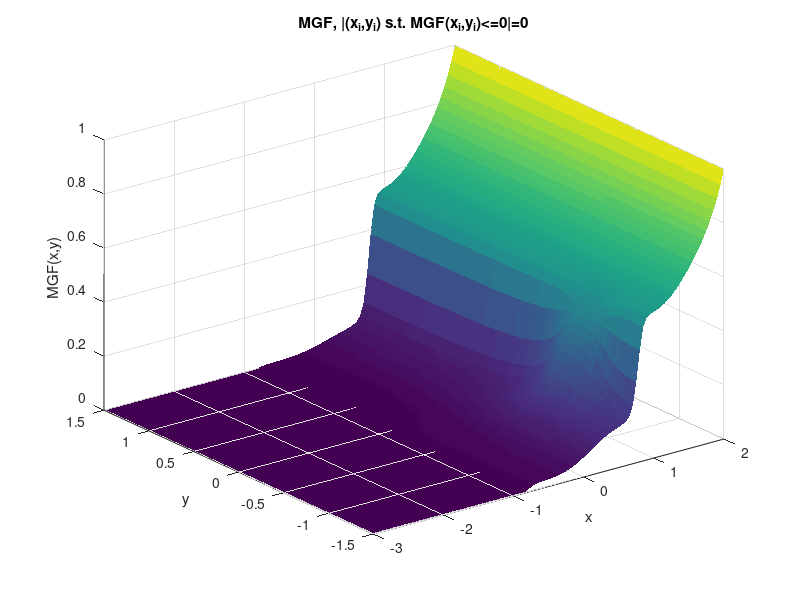
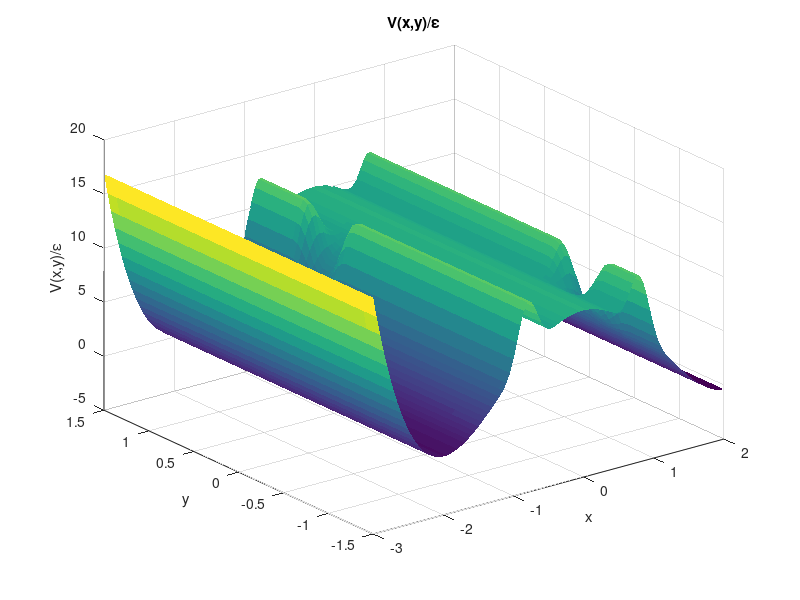
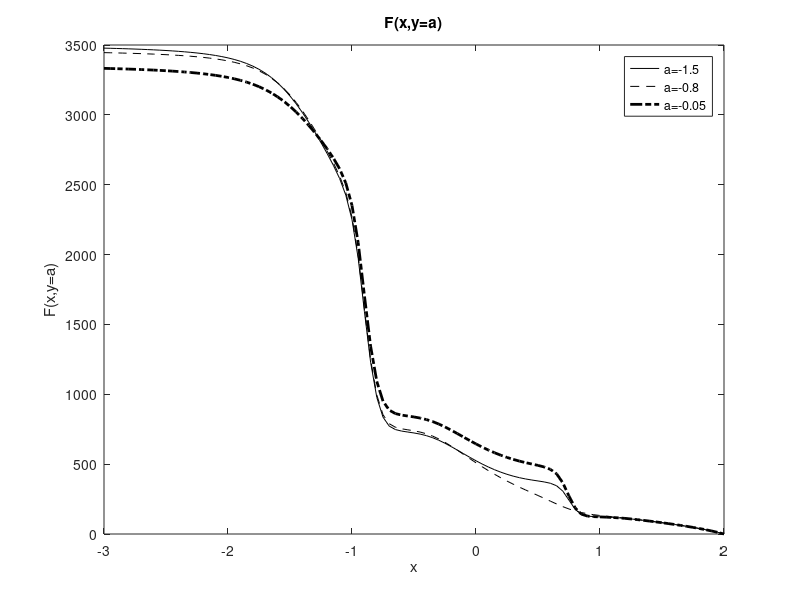
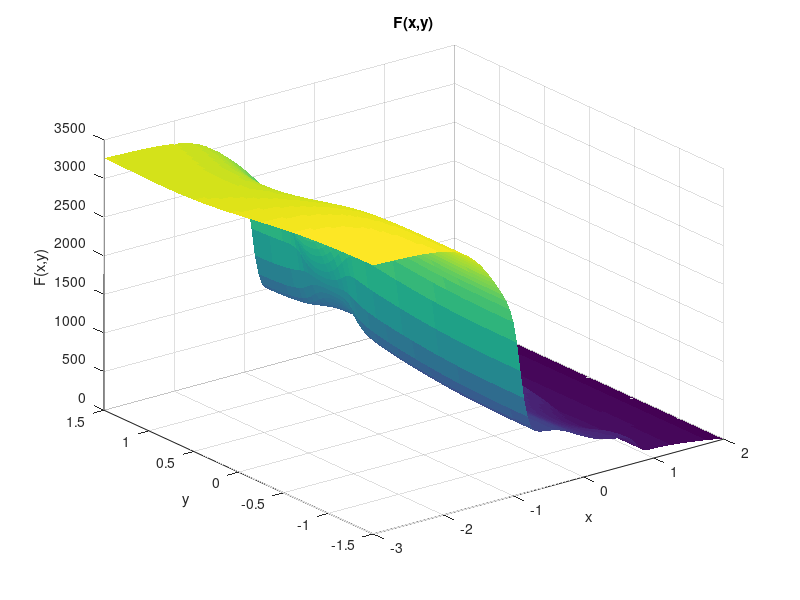

The MATLAB script that drew these images, in order:
clear 
clc
close all

%% Parameter sets that worked (no nonpositive values of MGF)
%% domain parameters fixed at L_BOUND=[-3.0 -1.5]; R_BOUND=[2.0 1.5]; 
%% discretisation parameters fixed at dx1=0.05; dx2=0.05
%% landscape parameters fixed at:
%%   c=2.0, a=0.8, w_peak_support=0.6; mult_const_inner=2.0; outer=2.0*innr
%%   htzw=0.1*pi, hwog=0.05; hwig=hwog; multconst1=0.65*epsi; g=0.2*epsi;
%%   multconst2=0.03*epsi; w_add_const=0.1

%% KEY PARAMETERS: (largest admissible value of sigma tried, given epsi)
%% sigma=0.0048, epsi=0.0005
%% sigma=0.009, epsi=0.001
%% sigma=0.015, epsi=0.002
%% sigma=0.037, epsi=0.004
% Warning: some pathological MFPT surfaces may result (e.g. sigma=0.0048)

dx1 = 0.05; dx2 = 0.05;
 
% boundaries of the square [L_BOUND(1) R_BOUND(1)]x[L_BOUND(2) R_BOUND(2)]
R_BOUND   = [2.0 1.5];        
L_BOUND   = [-3.0 -1.5];            

NO_GRIDPOINTS1  = ceil((R_BOUND(1)-L_BOUND(1))/dx1)+1;  
NO_GRIDPOINTS2  = ceil((R_BOUND(2)-L_BOUND(2))/dx2)+1;  
NO_GRIDPOINTS = NO_GRIDPOINTS1*NO_GRIDPOINTS2;
dx1 = (R_BOUND(1)-L_BOUND(1))/(NO_GRIDPOINTS1-1); % small correction
dx2 = (R_BOUND(2)-L_BOUND(2))/(NO_GRIDPOINTS2-1); 
dx = dx1*dx2;

%% DEFINE POTENTIAL

epsi=0.001;
c=2.0;
a=0.8;

%smaller values of w_peak_support -> more delta-like
w_peak_support=0.6; 
Ind_Set1=@(x)(1.0*gt(x,a-w_peak_support)).*...
    (1.0*lt(x,a+w_peak_support));
mult_const_inner=2.8;
%% Note: in the original, the 
%     ( cos(blah) + 1.0 )
% part was taken to the first power. We take it to the second power so that
% the potential is twice differentiable. If the potential is only once
% differentiable, then the second derivative is discontinuous, and we get a
% Gibbs phenomenon in solving the pde by finite differences later. This
% leads to negative values of the moment generating function, which is
% problematic.
wfun_inner=@(x)mult_const_inner*Ind_Set1(x).*...
    (cos((pi/w_peak_support)*(x-a))+1.0).^2;
% The price of additional regularity is more pain when it comes to defining
% the function in Matlab. 
gradwfun_inner=@(x)2.0*mult_const_inner*Ind_Set1(x).*...
    (-pi/w_peak_support).*sin((pi/w_peak_support)*(x-a)).*...
    (cos((pi/w_peak_support)*(x-a))+1.0);
lapwfun_inner=@(x)2.0*mult_const_inner*Ind_Set1(x).*...
    (-pi/w_peak_support)^2.*(...
    (sin((pi/w_peak_support)*(x-a))).^2-...
    (cos((pi/w_peak_support)*(x-a))).^2-...
    cos((pi/w_peak_support)*(x-a)));

Ind_Set2=@(x)(1.0*gt(x,-a-w_peak_support)).*...
    (1.0*lt(x,-a+w_peak_support));

mult_const_outer=1.0*mult_const_inner;

wfun_outer=@(x)mult_const_outer*Ind_Set2(x).*...
    (cos((pi/w_peak_support*(x+a)))+1.0).^(2);
gradwfun_outer=@(x)2.0*mult_const_outer*Ind_Set2(x).*...
    (-pi/w_peak_support).*sin((pi/w_peak_support)*(x+a)).*...
    (cos((pi/w_peak_support)*(x+a))+1.0);
lapwfun_outer=@(x)2.0*mult_const_outer*Ind_Set2(x).*...
    (-pi/w_peak_support)^2.*(...
    (sin((pi/w_peak_support)*(x+a))).^2-...
    (cos((pi/w_peak_support)*(x+a))).^2-...
    cos((pi/w_peak_support)*(x+a)));

x=L_BOUND(1):dx1:R_BOUND(1);

figure;
subplot(2,3,1)
plot(x,wfun_inner(x))
xlabel('x')
ylabel('wfun_i(x)')
title('Inner membrane function')
xlim([x(1) x(length(x))])

fd=(wfun_inner(x(3:length(x)))-wfun_inner(x(1:(length(x)-2))))/(2.0*dx1);
subplot(2,3,2)
plot(x,gradwfun_inner(x))
hold on
plot(x(2:(length(x)-1)),fd,'r--')
xlabel('x')
ylabel('grad wfun_i(x)')
title('Gradient, i.m.f.')
xlim([x(1) x(length(x))])

fd=(gradwfun_inner(x(3:length(x)))-...
    gradwfun_inner(x(1:(length(x)-2))))/(2.0*dx1);
subplot(2,3,3)
plot(x,lapwfun_inner(x))
hold on
plot(x(2:(length(x)-1)),fd,'r--')
xlabel('x')
ylabel('lap wfun_i(x)')
title('Laplacian, i.m.f')
xlim([x(1) x(length(x))])

subplot(2,3,4)
plot(x,wfun_outer(x))
xlabel('x')
ylabel('wfun_o(x)')
title('Outer membrane function')
xlim([x(1) x(length(x))])

fd=(wfun_outer(x(3:length(x)))-wfun_outer(x(1:(length(x)-2))))/(2.0*dx1);
subplot(2,3,5)
plot(x,gradwfun_outer(x))
hold on
plot(x(2:(length(x)-1)),fd,'r--')
xlabel('x')
ylabel('grad wfun_o(x)')
title('Gradient, o.m.f.')
xlim([x(1) x(length(x))])

fd=(gradwfun_outer(x(3:length(x)))-...
    gradwfun_outer(x(1:(length(x)-2))))/(2.0*dx1);
subplot(2,3,6)
plot(x,lapwfun_outer(x))
hold on
plot(x(2:(length(x)-1)),fd,'r--')
xlabel('x')
ylabel('lap wfun_o(x)')
title('Laplacian, o.m.f.')
xlim([x(1) x(length(x))])

%% boundaries
htzw=0.05*pi; % half transition zone width
twopi_by_tzw=pi/htzw;

% Note that outer gap is centred at y=0
ogloc=0.7;   % outer gap location (centre)

% outer gap left transition function. Note that we have also performed the
% modification below of taking the important bit to the second power.
og_ltf=@(y)(-(sin(twopi_by_tzw*((y-ogloc)+htzw))./twopi_by_tzw+...
    (y-ogloc))./(2.0*htzw).*...
    lt(y,ogloc).*gt((y-ogloc),-2.0*htzw));
% gradient of outer gap left transition function
grad_og_ltf=@(y)(-(cos(twopi_by_tzw*((y-ogloc)+htzw))+1.0)./(2.0*htzw).*...
    lt(y,ogloc).*gt((y-ogloc),-2.0*htzw));

% outer gap right transition function
og_rtf=@(y)((sin(twopi_by_tzw*((y-ogloc)-htzw))./twopi_by_tzw+...
    (y-ogloc))./(2.0*htzw).*...
    lt((y-ogloc),2.0*htzw).*gt(y,ogloc));
% gradient of outer gap right transition function
grad_og_rtf=@(y)((cos(twopi_by_tzw*((y-ogloc)-htzw))+1.0)./(2.0*htzw).*...
    lt((y-ogloc),2.0*htzw).*gt(y,ogloc));

% outer gap non transition zones
og_ntz=@(y)(1.0*le((y-ogloc),-2.0*htzw)+1.0*ge((y-ogloc),2.0*htzw));
% outer gap function
og=@(y)(og_ltf(y)+og_rtf(y)+og_ntz(y));    
% gradient of outer gap function
grad_og=@(y)(grad_og_ltf(y)+grad_og_rtf(y));

igloc=-0.9;   % inner gap location (centre) 
% inner gap left transition function
ig_ltf=@(y)(-(sin(twopi_by_tzw*((y-igloc)+htzw))./twopi_by_tzw+...
    (y-igloc))./(2.0*htzw).*...
    lt(y,igloc).*gt((y-igloc),-2.0*htzw));
% gradient of inner gap left transition function
grad_ig_ltf=@(y)(-(cos(twopi_by_tzw*((y-igloc)+htzw))+1.0)./(2.0*htzw).*...
    lt(y,igloc).*gt((y-igloc),-2.0*htzw));

% inner gap right transition function
ig_rtf=@(y)((sin(twopi_by_tzw*((y-igloc)-htzw))./twopi_by_tzw+...
    (y-igloc))./(2.0*htzw).*...
    lt((y-igloc),+2.0*htzw).*gt(y,igloc));
% gradient of inner gap right transition function
grad_ig_rtf=@(y)((cos(twopi_by_tzw*((y-igloc)-htzw))+1.0)./(2.0*htzw).*...
    lt((y-igloc),2.0*htzw).*gt(y,igloc));

% inner gap non transition zones
ig_ntz=@(y)(1.0*le((y-igloc),-2.0*htzw)+1.0*ge((y-igloc),2.0*htzw));
% inner gap function
ig=@(y)(ig_ltf(y)+ig_rtf(y)+ig_ntz(y));  
% gradient of inner gap function
grad_ig=@(y)(grad_ig_ltf(y)+grad_ig_rtf(y));

% figure(73);
% subplot(2,2,1)
% plot(x,ig(x))
% xlabel('y')
% ylabel('ig(y)')
% title('Inner gap function')
% xlim([x(1) x(length(x))])
% 
% subplot(2,2,2)
% plot(x,grad_ig(x))
% xlabel('y')
% ylabel('grad ig(y)')
% title('Gradient, i.g.f.')
% xlim([x(1) x(length(x))])
% 
% subplot(2,2,3)
% plot(x,og(x))
% xlabel('y')
% ylabel('og(y)')
% title('Outer gap function')
% xlim([x(1) x(length(x))])
% 
% subplot(2,2,4)
% plot(x,grad_og(x))
% xlabel('y')
% ylabel('grad og(y)')
% title('Gradient, o.g.f.')
% xlim([x(1) x(length(x))])

%% POTENTIAL
[X,Y]=meshgrid(x,x);

% larger values of multconst1 make the energetic barrier between 
% [outside membrane] and [inside membrane] larger
multconst1=0.65*epsi; 
% larger values of g will drive the system to the right
g=0.2*epsi; 
% larger values of multconst2 just make the height of the barriers that
% make up the external and internal boundaries larger. The value of
% multconst2 should be large enough to ensure that virtually all 
% transitions from [outside membrane] to [inside membrane] occur via the 
% channel. However, excessively high values of multconst2 lead to extreme
% Gibbs phenomena of the moment gen. funct. at the external membrane, which
% may lead to negative values. 
multconst2=0.04*epsi;
% quad_y_mult_const scales the quadratic-in-y part of the potential
w_add_const=0.1;

%% Parameter sets where all values of the moment gen. funct. strictly +ve:
% multconst1=0.3*epsi, g=0.2*epsi; multconst2=0.01*epsi; w_add_const=0.1;
% same as above, except multconst2=0.02*epsi up to 0.055*epsi; 
% for multconst2=0.06*epsi, there are 16 points for which MGF<=0.

% multconst1=0.5*epsi, g=0.2*epsi; multconst2=0.055*epsi; w_add_const=0.1
% yielded 34 bad points at which MGF <=0
% same parameter set as above but multconst1=0.4*epsi yielded 0 bad points

% multconst1=0.6*epsi, g=0.2*epsi; multconst2=0.05epsi; w_add_const=0.1
% yielded 34 bad points at which MGF <=0
% same parameter set as above but multconst2=0.045*epsi yielded 38 bad pts
% same parameter set as above but multconst2=0.04*epsi yielded 38 bad pts
% same parameter set as above but multconst2=0.03*epsi yielded 0 bad pts

% multconst1=0.7*epsi, g=0.2*epsi; multconst2=0.05epsi; w_add_const=0.1
% yielded 34 bad points at which MGF <=0

% Define the potential and its gradient
Pot=@(x,y)(multconst1.*(x.^2-c^2).^2-g.*x+...
    multconst2.*(w_add_const.*(y.^2)+...
    (wfun_inner(x).^2).*ig(y)+(wfun_outer(x).^2).*og(y)));
gradPot=@(x,y)[(4.0*multconst1).*(x.^2-c^2).*x-g+...
    (2.0*multconst2)*(wfun_inner(x).*gradwfun_inner(x).*ig(y)+...
    wfun_outer(x).*gradwfun_outer(x).*og(y));...
    multconst2.*(2.0.*w_add_const.*y+(wfun_inner(x).^2).*grad_ig(y)+...
    (wfun_outer(x).^2).*grad_og(y))];

dPot_dx=@(x,y)((4.0*multconst1).*(x.^2-c^2).*x-g.*ones(size(x))+...
    (2.0*multconst2).*(wfun_inner(x).*gradwfun_inner(x).*ig(y)+...
    wfun_outer(x).*gradwfun_outer(x).*og(y)));
dPot_dy=@(x,y)(multconst2*((2.0*w_add_const).*y+...
    ((wfun_inner(x)).^2).*grad_ig(y)+...
    ((wfun_outer(x)).^2).*grad_og(y)));

minV_y_eq_0=min(Pot(x,0.0));
% figure(1);clf
% surf(X,Y,Pot(X,Y)/epsi,'Linestyle','none')
% title('Potential')
% xlabel('x')
% ylabel('y')
% zlabel('V(x,y)/\epsilon')

% figure(2);clf
% surf(X,Y,dPot_dx(X,Y),'Linestyle','none')
% title('x-derivative of Potential')
% xlabel('x')
% ylabel('y')
% zlabel('dV(x,y)/dx')
% 
% figure(3);clf
% surf(X,Y,dPot_dy(X,Y),'Linestyle','none')
% title('y-derivative of Potential')
% xlabel('x')
% ylabel('y')
% zlabel('dV(x,y)/dy')

figure(71);
subplot(2,2,1)
surf(X,Y,Pot(X,Y),'Linestyle','none'),view(-30,45)
title('Potential energy surface')
xlabel('x')
ylabel('y')
zlabel('V(x,y)')
xlim([x(1) x(length(x))])
ylim([x(1) x(length(x))])

subplot(2,2,2)
surf(X,Y,Pot(X,Y),'Linestyle','none'),view(0,90)
title('Potential energy surface')
xlabel('x')
ylabel('y')
zlabel('V(x,y)')
xlim([x(1) x(length(x))])
ylim([x(1) x(length(x))])

subplot(2,2,3)
plot(x,(Pot(x,0.0)-minV_y_eq_0)/epsi,'b')
xlabel('x')
ylabel('\epsilon^{-1}V(x,y)')
title('\epsilon^{-1}V(x,y=0.0) as a function of x')
xlim([x(1) x(length(x))])

xlb=-2.0;
xrb=2.0;
subplot(2,2,4)
plot(x,(Pot(xlb,x)-minV_y_eq_0)/epsi,'k-',...
    x,(Pot(0.0,x)-minV_y_eq_0)/epsi,'k--',...
    x,(Pot(xrb,x)-minV_y_eq_0)/epsi,'k-.',...
    x,(Pot(-a,x)-minV_y_eq_0)/epsi,'r-',...
    x,(Pot(a,x)-minV_y_eq_0)/epsi,'r--',...
    'Linewidth',2.0)
legend(['a=',num2str(xlb)],'a=0.0',['a=',num2str(xrb)],...
    'a=ext','a=int','Location','Best')
xlabel('y')
ylabel('\epsilon^{-1}V(x,y)')
xlim([x(1) x(length(x))])
title('\epsilon^{-1}V(x=a,y) as a function of y')

clear X Y x

%%%%%%%%%%%%%%%%%%%%%%%%%%%  discretize infinitisimal generator  %%%%%%%%%%%%%%%%%%%%%%%%%%%%%

[x1 x2]  = meshgrid((L_BOUND(1):dx1:R_BOUND(1)),(L_BOUND(2):dx2:R_BOUND(2)));
dx  = dx1*dx2;

% reshape the matrices x1 and x2 into row vectors of length NO_GRIDPOINTS,
% stack them together to form a 2 by NO_GRIDPOINTS matrix, then take the
% transpose to get a NO_GRIDPOINTS by 2 matrix
x   = [reshape(x1,1,NO_GRIDPOINTS);reshape(x2,1,NO_GRIDPOINTS)]';

tic;
fprintf('   compute inf. generator               = ');

%L is a NO_GRIDPOINTS by NO_GRIDPOINTS matrix with 5*NO_GRIDPOINTS nonzero
%entries
L = sparse([],[],0,NO_GRIDPOINTS,NO_GRIDPOINTS,5*NO_GRIDPOINTS); 

% all this scaling stuff is for the Langevin equation, I presume
weightL1 = epsi; 
weightL2 = epsi;

 % will be used to make 2d laplacian
 laplace1 = [1 -2 1]/dx1^2; laplace2 = [1 -2 1]/dx2^2; 
 % will be used to make 2d gradient
 grad1 = [-1 0 1]/(2*dx1); grad2 = [-1 0 1]/(2*dx2); 
 
 for index1=[2:NO_GRIDPOINTS1-1]
    for index2=[2:NO_GRIDPOINTS2-1]
        % 2-vector
        x12 = [x1(index2,index1); x2(index2,index1)]; 
        % evaluate the gradient of potential
        dPot = gradPot(x12(1),x12(2)); 
	
        % row index (1-vector)
        rows = NO_GRIDPOINTS2*(index1-1)+index2; 
        % column indices (3-vector)
        columns = NO_GRIDPOINTS2*([index1-1 index1 index1+1]-1)+index2; 
        % populate the matrix L
        L(rows,columns) = L(rows,columns) + [weightL1*laplace1-dPot(1)*grad1] ;
        
        % the command below does not yield the same result as the command
        % some lines above. 
        columns = NO_GRIDPOINTS2*(index1-1)+[index2-1 index2 index2+1];
        L(rows,columns) = L(rows,columns) + [weightL2*laplace2-dPot(2)*grad2] ;       
    end;
 end;
 % The two L(rows,columns)= blah lines just fill up the infinitesimal
 % generator. The two columns commands matter because we have to encode a
 % partial differential operator on a two-dimensional space into a matrix

 %%%%%%%%%%%%%%%%%%%%%%%%%%%%%% start: boundary conditions %%%%%%%%%%%%%%%%%%%%%%%%%%%%
 
 % These appear to be Neumann boundary conditions with right
 % hand side equal to zero, i.e. no flux conditions. They are certainly not
 % Dirichlet boundary conditions.
 
 % bottom left corner of square domain
 for index1=[1]
     laplace1 = [-1 1]/dx1^2; grad1 = [-1 1]/(2*dx1);
     for index2=[1]
	laplace2 = [-1 1]/dx2^2; grad2 = [-1 1]/(2*dx2); 
	x12 = [x1(index2,index1); x2(index2,index1)];
	dPot = gradPot(x12(1),x12(2)); 
	
	rows = NO_GRIDPOINTS2*(index1-1)+index2;
        columns = NO_GRIDPOINTS2*([index1 index1+1]-1)+index2;
	L(rows,columns) = L(rows,columns) + [weightL1*laplace1-dPot(1)*grad1] ;
        
	rows = NO_GRIDPOINTS2*(index1-1)+index2;
	columns = NO_GRIDPOINTS2*(index1-1)+[index2 index2+1];
	L(rows,columns) = L(rows,columns) + [weightL2*laplace2-dPot(2)*grad2] ;
        
    end;
 end;

 % bottom edge minus corners
 for index1=[1]
     laplace1 = [-1 1]/dx1^2; grad1 = [-1 1]/(2*dx1);
    for index2=[2:NO_GRIDPOINTS2-1]
        laplace2 = [1 -2 1]/dx2^2; grad2 = [-1 0 1]/(2*dx2); 
	x12 = [x1(index2,index1); x2(index2,index1)];
	dPot = gradPot(x12(1),x12(2)); 
	
	rows = NO_GRIDPOINTS2*(index1-1)+index2;
        columns = NO_GRIDPOINTS2*([index1 index1+1]-1)+index2;
	L(rows,columns) = L(rows,columns) + [weightL1*laplace1-dPot(1)*grad1] ;
        
	rows = NO_GRIDPOINTS2*(index1-1)+index2;
	columns = NO_GRIDPOINTS2*(index1-1)+[index2-1 index2 index2+1];
	L(rows,columns) = L(rows,columns) + [weightL2*laplace2-dPot(2)*grad2] ;
        
    end;
 end;

 % bottom right corner
 for index1=[1]
     laplace1 = [-1 1]/dx1^2; grad1 = [-1 1]/(2*dx1);
    for index2=[NO_GRIDPOINTS2]
        laplace2 = [1 -1]/dx2^2; grad2 = [-1 1]/(2*dx2); 
	x12 = [x1(index2,index1); x2(index2,index1)];
	dPot = gradPot(x12(1),x12(2)); 
	
	rows = NO_GRIDPOINTS2*(index1-1)+index2;
        columns = NO_GRIDPOINTS2*([index1 index1+1]-1)+index2;
	L(rows,columns) = L(rows,columns) + [weightL1*laplace1-dPot(1)*grad1] ;
        
	rows = NO_GRIDPOINTS2*(index1-1)+index2;
	columns = NO_GRIDPOINTS2*(index1-1)+[index2-1 index2];
	L(rows,columns) = L(rows,columns) + [weightL2*laplace2-dPot(2)*grad2] ;
        
    end;
 end;

 % right edge minus corners
 for index1=[2:NO_GRIDPOINTS1-1]
    laplace1 = [1 -2 1]/dx1^2; grad1 = [-1 0 1]/(2*dx1); 
    for index2=[NO_GRIDPOINTS2]
        laplace2 = [1 -1]/dx2^2; grad2 = [-1 1]/(2*dx2); 
	x12 = [x1(index2,index1); x2(index2,index1)];
	dPot = gradPot(x12(1),x12(2)); 
	
	rows = NO_GRIDPOINTS2*(index1-1)+index2;
        columns = NO_GRIDPOINTS2*([index1-1 index1 index1+1]-1)+index2;
	L(rows,columns) = L(rows,columns) + [weightL1*laplace1-dPot(1)*grad1] ;
        
	rows = NO_GRIDPOINTS2*(index1-1)+index2;
	columns = NO_GRIDPOINTS2*(index1-1)+[index2-1 index2];
	L(rows,columns) = L(rows,columns) + [weightL2*laplace2-dPot(2)*grad2] ;
        
    end;
 end;

 % top right corner
 for index1=[NO_GRIDPOINTS1]
    laplace1 = [1 -1]/dx1^2; grad1 = [-1 1]/(2*dx1); 
    for index2=[NO_GRIDPOINTS2]
        laplace2 = [1 -1]/dx2^2; grad2 = [-1 1]/(2*dx2); 
	x12 = [x1(index2,index1); x2(index2,index1)];
	dPot = gradPot(x12(1),x12(2)); 
	
	rows = NO_GRIDPOINTS2*(index1-1)+index2;
        columns = NO_GRIDPOINTS2*([index1-1 index1]-1)+index2;
	L(rows,columns) = L(rows,columns) + [weightL1*laplace1-dPot(1)*grad1] ;
        
	rows = NO_GRIDPOINTS2*(index1-1)+index2;
	columns = NO_GRIDPOINTS2*(index1-1)+[index2-1 index2];
	L(rows,columns) = L(rows,columns) + [weightL2*laplace2-dPot(2)*grad2] ;
        
    end;
 end;

 % top edge minus corners
 for index1=[NO_GRIDPOINTS1]
    laplace1 = [1 -1]/dx1^2; grad1 = [-1 1]/(2*dx1); 
    for index2=[2:NO_GRIDPOINTS2-1]
        laplace2 = [1 -2 1]/dx2^2; grad2 = [-1 0 1]/(2*dx2); 
	x12 = [x1(index2,index1); x2(index2,index1)];
	dPot = gradPot(x12(1),x12(2)); 
	
	rows = NO_GRIDPOINTS2*(index1-1)+index2;
        columns = NO_GRIDPOINTS2*([index1-1 index1]-1)+index2;
	L(rows,columns) = L(rows,columns) + [weightL1*laplace1-dPot(1)*grad1] ;
        
	rows = NO_GRIDPOINTS2*(index1-1)+index2;
	columns = NO_GRIDPOINTS2*(index1-1)+[index2-1 index2 index2+1];
	L(rows,columns) = L(rows,columns) + [weightL2*laplace2-dPot(2)*grad2] ;
        
    end;
 end;

 % top left corner
 for index1=[NO_GRIDPOINTS1]
    laplace1 = [1 -1]/dx1^2; grad1 = [-1 1]/(2*dx1); 
    for index2=[1]
        laplace2 = [-1 1]/dx2^2; grad2 = [-1 1]/(2*dx2); 
	x12 = [x1(index2,index1); x2(index2,index1)];
	dPot = gradPot(x12(1),x12(2)); 
	
	rows = NO_GRIDPOINTS2*(index1-1)+index2;
        columns = NO_GRIDPOINTS2*([index1-1 index1]-1)+index2;
	L(rows,columns) = L(rows,columns) + [weightL1*laplace1-dPot(1)*grad1] ;
        
	rows = NO_GRIDPOINTS2*(index1-1)+index2;
	columns = NO_GRIDPOINTS2*(index1-1)+[index2 index2+1];
	L(rows,columns) = L(rows,columns) + [weightL2*laplace2-dPot(2)*grad2] ;
        
    end;
 end;

 % left edge minus corners
 for index1=[2:NO_GRIDPOINTS1-1]
    laplace1 = [1 -2 1]/dx1^2; grad1 = [-1 0 1]/(2*dx1); 
    for index2=[1]
        laplace2 = [-1 1]/dx2^2; grad2 = [-1 1]/(2*dx2); 
	x12 = [x1(index2,index1); x2(index2,index1)];
	dPot = gradPot(x12(1),x12(2)); 
	
	rows = NO_GRIDPOINTS2*(index1-1)+index2;
        columns = NO_GRIDPOINTS2*([index1-1 index1 index1+1]-1)+index2;
	L(rows,columns) = L(rows,columns) + [weightL1*laplace1-dPot(1)*grad1] ;
        
	rows = NO_GRIDPOINTS2*(index1-1)+index2;
	columns = NO_GRIDPOINTS2*(index1-1)+[index2 index2+1];
	L(rows,columns) = L(rows,columns) + [weightL2*laplace2-dPot(2)*grad2] ;
        
    end;
 end;

 %%%%%%%%%%%%%%%%%%%%%%%%%% end:  boundary conditions  %%%%%%%%%%%%%%%%%%%%%

 %_____ force A to have row sum equal to zero! 
 %_____ rowSum = full(sum(A'));
 % figure(4); s=full(sum(A')); plot(s(1:NO_GRIDPOINTS)); title([DYNAMIC]);

 time = toc; minutes = floor(time/60); seconds = round(time-60*minutes);
 fprintf('%d min %2d sec\n', minutes, seconds);
 
%  %% Invariant density
%  
%  options.disp  = 0;  % display no during iteration
%  options.issym = 1;  % matrix symmetric?
%  no_lEV = 3;
%  
%  tic;
%  fprintf('   solve for LEFT eigenfunctions        = ');
%  lEV = zeros(NO_GRIDPOINTS,no_lEV); 
%  [lEV,ew] = eigs(L',no_lEV,'sm',options);  % 'sm' = ev smallest in magnitude
%  EW = diag(ew); 
%  
%  time = toc; minutes = floor(time/60); seconds = round(time-60*minutes);
%  fprintf('%d min %2d sec\n', minutes, seconds);
% 
%  invDensity = lEV(:,1);
%  invDensity = invDensity/(sum(invDensity)*dx);
% 
%  canDensity = exp(-Pot(x(:,1),x(:,2))/epsi);
%  Z=sum(canDensity)*dx;
%  canDensity=canDensity/Z;
%  
%  maxValue = max(max(invDensity),max(canDensity));
%  
%  L1_dev = sum(abs( invDensity - canDensity )*dx);
%  fprintf('   L1 norm error between inv. densities = %.2e \n',L1_dev);
%  
% figure;
% subplot(2,2,1)
% surf(x1,x2,reshape(Pot(x(:,1),x(:,2)),NO_GRIDPOINTS2,NO_GRIDPOINTS1),'Linestyle','none');
% title('Potential')
% 
% subplot(2,2,2)
% surf(x1,x2,reshape(canDensity,NO_GRIDPOINTS2,NO_GRIDPOINTS1),'Linestyle','none');                 
% title('Canonical density')

%% First mean passage time
deadset_idcs=find(x(:,1)>=2.0);
deadset=x(deadset_idcs,:);

aliveset_idcs=find(x(:,1)<2.0);
aliveset=x(aliveset_idcs,:);

% deadset_idcs=vertcat(find(x(:,1)==R_BOUND(1) & x(:,2)<R_BOUND(2)),...
%     find(x(:,1)>L_BOUND(1)& x(:,2)==R_BOUND(2)),...
%     find(x(:,1)==L_BOUND(1) & x(:,2)>L_BOUND(2)),...
%     find(x(:,1)<R_BOUND(1)& x(:,2)==L_BOUND(2)));
% deadset=x(deadset_idcs,:);
% 
% aliveset_idcs=find((x(:,1)<R_BOUND(1)&x(:,1)>L_BOUND(1))&...
%     (x(:,2)<R_BOUND(2) & x(:,2)>L_BOUND(2)));
% aliveset=x(aliveset_idcs,:);

%the running cost function is f(x)=1.0 (the lt(z1,3.0) is included in order
%to enforce dependence on the state in some way. It could be replaced with
%any other suitable function of z1 or z2
rnngcostfunk=@(z1,z2)(1.0*lt(z1,3.0)); 
f=rnngcostfunk(aliveset(:,1),aliveset(:,2));

% the terminal cost function is g(x)=0.0. The multiplication with z1 is
% again merely to enforce dependence on the state, and can be replaced with
% any other suitable function of z1 or z2
tmnlcostfunk=@(z1,z2)(0.0*z1);
g=tmnlcostfunk(deadset(:,1),deadset(:,2));

% Create psi(x)=E^x[exp(-sigma W)]
psi1=ones(NO_GRIDPOINTS,1);

%% Warning: If sigma is too large, then the result will not be meaningful
% sigma=0.01 worked
sigma1=0.005;
% Calculate values of psi over killing set
psi1(deadset_idcs)=exp(-sigma1*g);

%% Solve PDE over aliveset, since we do not know the values of psi here
L_aliveset=L(aliveset_idcs,aliveset_idcs);
psi1(aliveset_idcs)=(L_aliveset-sigma1*diag(f))\...
    (-L(aliveset_idcs,deadset_idcs)*psi1(deadset_idcs));

figure(1);clf
surf(x1,x2,reshape(psi1,NO_GRIDPOINTS2,NO_GRIDPOINTS1),'Linestyle','none')
title(['MGF, |{(x_i,y_i) s.t. MGF(x_i,y_i)<=0}|=',num2str(length(find(psi1<=0)))])
xlabel('x')
ylabel('y')
zlabel('MGF(x,y)')

figure(2);clf
surf(x1,x2,reshape(Pot(x1,x2)/epsi,NO_GRIDPOINTS2,NO_GRIDPOINTS1),'Linestyle','none')
title('V(x,y)/\epsilon')
xlabel('x')
ylabel('y')
zlabel('V(x,y)/\epsilon')

if(isequal(length(find(psi1<=0)),0))
    F1=-log(psi1)/sigma1;
    F1_reshaped=reshape(F1,NO_GRIDPOINTS2,NO_GRIDPOINTS1);
    figure(3);clf
    plot(x1(1,:),F1_reshaped(1,:),'k-',x1(1,:),F1_reshaped(15,:),'k--',...
        x1(1,:),F1_reshaped(30,:),'k-.','Linewidth',2)
    xlabel('x')
    xlim([x1(1,1) x1(1,NO_GRIDPOINTS1)])
    legend(['a=',num2str(x2(1,1))],['a=',num2str(x2(15,1))],...
        ['a=',num2str(x2(30,1))])
    ylabel('F(x,y=a)')
    title('F(x,y=a)')

    figure(4);clf
    surf(x1,x2,reshape(F1,NO_GRIDPOINTS2,NO_GRIDPOINTS1),'Linestyle','none')
    title('F(x,y)')
    xlabel('x')
    ylabel('y')
    zlabel('F(x,y)')

    psi2=zeros(size(psi1));
    sigma2=(1.0-sigma1)*sigma1;
    psi2(deadset_idcs)=exp(-sigma2*g);
    psi2(aliveset_idcs)=(L_aliveset-sigma2*diag(f))\...
        (-L(aliveset_idcs,deadset_idcs)*psi2(deadset_idcs));
    F2=-log(psi2)/sigma2;
    MFPT=-(F1-F2)./sigma1^2;
    
    figure(5);clf
    surf(x1,x2,reshape(MFPT,NO_GRIDPOINTS2,NO_GRIDPOINTS1),'Linestyle','none')
    title('MFPT(x,y)')
    xlabel('x')
    ylabel('y')
    zlabel('MFPT(x,y)')
    
    
    dF1_dx=(F1_reshaped(2:(NO_GRIDPOINTS2-1),3:NO_GRIDPOINTS1)-...
        F1_reshaped(2:(NO_GRIDPOINTS2-1),1:(NO_GRIDPOINTS1-2)))/(2.0*dx1);
    dF1_dy=(F1_reshaped(3:NO_GRIDPOINTS2,2:(NO_GRIDPOINTS1-1))-...
        F1_reshaped(1:(NO_GRIDPOINTS2-2),2:(NO_GRIDPOINTS1-1)))/(2.0*dx2);
    
    figure(6);clf
    surf(x1(2:(NO_GRIDPOINTS2-1),(2:NO_GRIDPOINTS1-1)),...
        x2(2:(NO_GRIDPOINTS2-1),(2:NO_GRIDPOINTS1-1)),...
        -2.0*epsi*sigma1*dF1_dx,'Linestyle','none')
    title('Opt. ctrl, x-component')
    xlabel('x')
    ylabel('y')
    zlabel('copt(x,y), x-component')
    
    figure(7);clf
    surf(x1(2:(NO_GRIDPOINTS2-1),(2:NO_GRIDPOINTS1-1)),...
        x2(2:(NO_GRIDPOINTS2-1),(2:NO_GRIDPOINTS1-1)),...
        -2.0*epsi*sigma1*dF1_dy,'Linestyle','none')
    title('Opt. ctrl, y-component')
    xlabel('x')
    ylabel('y')
    zlabel('copt(x,y), y-component')
    
    int_x=reshape(x1(2:(NO_GRIDPOINTS2-1),(2:NO_GRIDPOINTS1-1)),...
        (NO_GRIDPOINTS2-2)*(NO_GRIDPOINTS1-2),1);
    int_y=reshape(x2(2:(NO_GRIDPOINTS2-1),(2:NO_GRIDPOINTS1-1)),...
        (NO_GRIDPOINTS2-2)*(NO_GRIDPOINTS1-2),1);
    dPot_dx_int=dPot_dx(int_x,int_y);
    dPot_dy_int=dPot_dy(int_x,int_y);
    dPot_dx_int_resh=reshape(dPot_dx_int,NO_GRIDPOINTS2-2,NO_GRIDPOINTS1-2);
    dPot_dy_int_resh=reshape(dPot_dy_int,NO_GRIDPOINTS2-2,NO_GRIDPOINTS1-2);
    
    figure(8);clf
    surf(x1(2:(NO_GRIDPOINTS2-1),(2:NO_GRIDPOINTS1-1)),...
        x2(2:(NO_GRIDPOINTS2-1),(2:NO_GRIDPOINTS1-1)),...
        -2.0*epsi*sigma1*dF1_dx-dPot_dx_int_resh,'Linestyle','none')
    title('gradient of opt. tilted potential, x-component')
    xlabel('x')
    ylabel('y')
    zlabel('grad. opt. tilt. pot(x,y), x-component')    
    
    figure(9);clf
    surf(x1(2:(NO_GRIDPOINTS2-1),(2:NO_GRIDPOINTS1-1)),...
        x2(2:(NO_GRIDPOINTS2-1),(2:NO_GRIDPOINTS1-1)),...
        -2.0*epsi*sigma1*dF1_dy-dPot_dy_int_resh,'Linestyle','none')
    title('gradient of opt. tilted potential, y-component')
    xlabel('x')
    ylabel('y')
    zlabel('grad. opt. tilt. pot(x,y), y-component')
    
    dopt_tilt_pot_dx=-2.0*epsi*sigma1*dF1_dx-dPot_dx_int_resh;
        
    figure(10);clf
    plot(x1(1,2:(NO_GRIDPOINTS1-1)),dopt_tilt_pot_dx(1,:),'k-',...
        x1(1,2:(NO_GRIDPOINTS1-1),1),...
        dopt_tilt_pot_dx(ceil((NO_GRIDPOINTS2-2)/2.0),:),'k--')
    xlabel('x')
    xlim([x1(1,2) x1(1,NO_GRIDPOINTS1-1)])
    legend(['a=',num2str(x2(2,1))],...
        ['a=',num2str(x2(ceil((NO_GRIDPOINTS2-2)/2.0),1))])
    ylabel('d/dx opt tilt pot(x,y=a)')
    title('d/dx opt tilt pot(x,y=a)')
    
    
end



